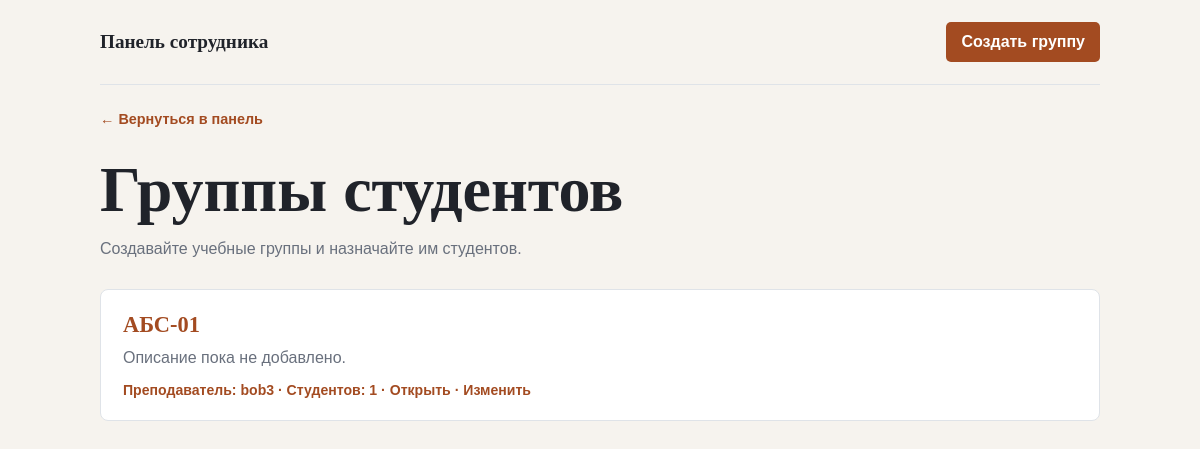
The app's page /staff/groups/ (signed in) with its own data.
### user/models.py (models this page shows, shortened)
class StudentGroup(models.Model):
    name = models.CharField(max_length=100, unique=True)
    description = models.TextField(blank=True)
    teacher = models.ForeignKey(
        settings.AUTH_USER_MODEL,
        on_delete=models.SET_NULL,
        null=True,
        blank=True,
        related_name='student_groups',
    )
    students = models.ManyToManyField(Student, blank=True, related_name='groups')
    created_by = models.ForeignKey(
        settings.AUTH_USER_MODEL,
        on_delete=models.SET_NULL,
        null=True,
        related_name='created_student_groups',
    )
    created_at = models.DateTimeField(auto_now_add=True)

### user/views.py (the view)
# urls.py: path('staff/groups/', student_groups, name='student_groups'),
def student_groups(request):
    if not request.user.is_authenticated:
        return redirect('login')
    if not request.user.is_staff:
        return redirect('student_home')
    groups = StudentGroup.objects.select_related('teacher').prefetch_related('students')
    return render(request, 'user/student_groups.html', {'groups': groups, 'user': request.user})

### user/templates/user/student_groups.html (shortened to what this page needs)
<!DOCTYPE html>
<html lang="ru">
<head>
</head>
<body>
    <div class="shell">
        <header>
            <a class="brand" href="{% url 'staff_home' %}">Панель сотрудника</a>
            <a class="button" href="{% url 'create_student_group' %}">Создать группу</a>
        </header>
        <main>
            <a class="back" href="{% url 'staff_home' %}">← Вернуться в панель</a>
            <h1>Группы студентов</h1>
            <p class="intro">Создавайте учебные группы и назначайте им студентов.</p>
            <section class="groups">
                {% for group in groups %}
                    <article class="group">
                        <h2><a href="{% url 'group_detail' group.id %}">{{ group.name }}</a></h2>
                        <p>{{ group.description|default:"Описание пока не добавлено." }}</p>
                        <div class="meta">Преподаватель: {{ group.teacher.username|default:"Не назначен" }} · Студентов: {{ group.students.count }} · <a href="{% url 'group_detail' group.id %}">Открыть</a> · <a href="{% url 'edit_student_group' group.id %}">Изменить</a></div>
                    </article>
                {% empty %}
                    <div class="empty">Групп пока нет. Создайте первую группу.</div>
                {% endfor %}
            </section>
        </main>
    </div>
</body>
</html>

### user/templates/user/student_groups.html (style rules this page uses)
:root { --ink: #20232a; --muted: #69707d; --line: #dfe3e8; --surface: #fff; --background: #f6f3ee; --accent: #a34b21; --highlight: #f8e6d9; }
* { box-sizing: border-box; }
body { margin: 0; min-height: 100vh; background: var(--background); color: var(--ink); font-family: Arial, sans-serif; }
.shell { width: min(1000px, calc(100% - 36px)); margin: auto; }
header { display: flex; justify-content: space-between; align-items: center; gap: 16px; padding: 22px 0; border-bottom: 1px solid var(--line); }
a { color: var(--accent); font-weight: 700; text-decoration: none; }
.brand { color: var(--ink); font: 700 1.2rem Georgia, serif; }
.button { display: inline-block; padding: 11px 15px; border-radius: 5px; color: #fff; background: var(--accent); }
.back { display: block; margin-top: 26px; font-size: .9rem; }
h1 { margin: 26px 0 10px; font: 700 clamp(2.2rem, 6vw, 4rem) Georgia, serif; }
.intro { margin: 0 0 28px; color: var(--muted); line-height: 1.5; }
.groups { display: grid; gap: 14px; padding-bottom: 40px; }
.group { padding: 22px; border: 1px solid var(--line); border-radius: 8px; background: var(--surface); }
.group h2 { margin: 0 0 8px; font: 700 1.4rem Georgia, serif; }
.group p { margin: 0 0 12px; color: var(--muted); line-height: 1.5; }
.meta { color: var(--accent); font-size: .88rem; font-weight: 700; }

### records on screen
StudentGroup: name "АБС-01", description "Описание пока не добавлено.", teacher.username "bob3", students.count "1"
